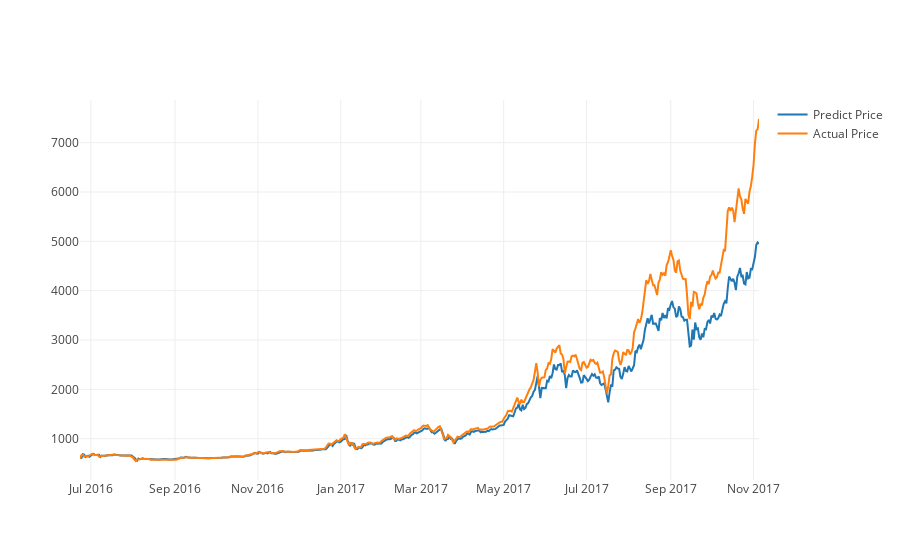

Source (notebook cell):
### Code cell
def model_2(trainX, trainY, testX, testY):
    '''
    Create a model based on 'weighed_average' variable. 
    This model will not be stateful. 
    ''' 

    model = Sequential()
    model.add(LSTM(175, input_shape=(trainX.shape[1], trainX.shape[2])))
    model.add(Dense(1))
    model.compile(loss='mae', optimizer='adam')
    history = model.fit(trainX, trainY, epochs=300, batch_size=50, validation_data=(testX, testY), verbose=2, shuffle=False)

    return model 

def create_data(df, look_back):
    '''
    This function specifically passes in a lookback of 2. We want to consider two previous values for this instance
    '''
    values = df['new_weighted_price'].values.reshape(-1,1)
    values = values.astype('float32')
    scaler = MinMaxScaler(feature_range=(0, 1))
    values = scaler.fit_transform(values)

    train_size = int(len(values) * 0.7)
    test_size = len(values) - train_size
    train, test = values[0:train_size,:], values[train_size:len(values),:]

    val = series_to_supervised(data=train, n_out=look_back).values
    trainX, trainY = val[:,0:look_back], val[:, look_back]
    trainX = trainX.reshape(trainX.shape[0], look_back, 1)
    print(trainX)

    val = series_to_supervised(data=test, n_out=look_back).values
    testX, testY = val[:,0:look_back], val[:, look_back]
    testX = testX.reshape(testX.shape[0], look_back, 1)
    
    return trainX, trainY, testX, testY, scaler

'''
Increasing the lookback increases the MSE
'''
trainX, trainY, testX, testY, scaler = create_data(df, 4)
model_2 = model_2(trainX, trainY, testX, testY)

# Output
expected_test = model_2.predict(testX)
yhat_inverse = scaler.inverse_transform(expected_test.reshape(-1, 1))
testY_inverse = scaler.inverse_transform(testY.reshape(-1, 1))
print('MSE: ', math.sqrt(mean_squared_error(testY_inverse, yhat_inverse)))

predictDates = df.tail(len(testX)).index
testY_reshape = testY_inverse.reshape(len(testY_inverse))
yhat_reshape = yhat_inverse.reshape(len(yhat_inverse))

actual_chart = go.Scatter(x=predictDates, y=testY_reshape, name= 'Actual Price')
predict_chart = go.Scatter(x=predictDates, y=yhat_reshape, name= 'Predict Price')
py.iplot([predict_chart, actual_chart])

### Figure 1 — Plotly figure (JSON) as saved in the notebook; plotly's stock layout.template omitted (floating-point values rounded to 4 significant figures; data arrays with more than 128 entries replaced by an {"elided": "..."} marker saying what was removed)
{"data": [{"name": "Predict Price", "type": "scatter", "x": {"elided": "501 str values"}, "y": {"elided": "501 float values"}}, {"name": "Actual Price", "type": "scatter", "x": {"elided": "501 str values"}, "y": {"elided": "501 float values"}}], "layout": {}}
